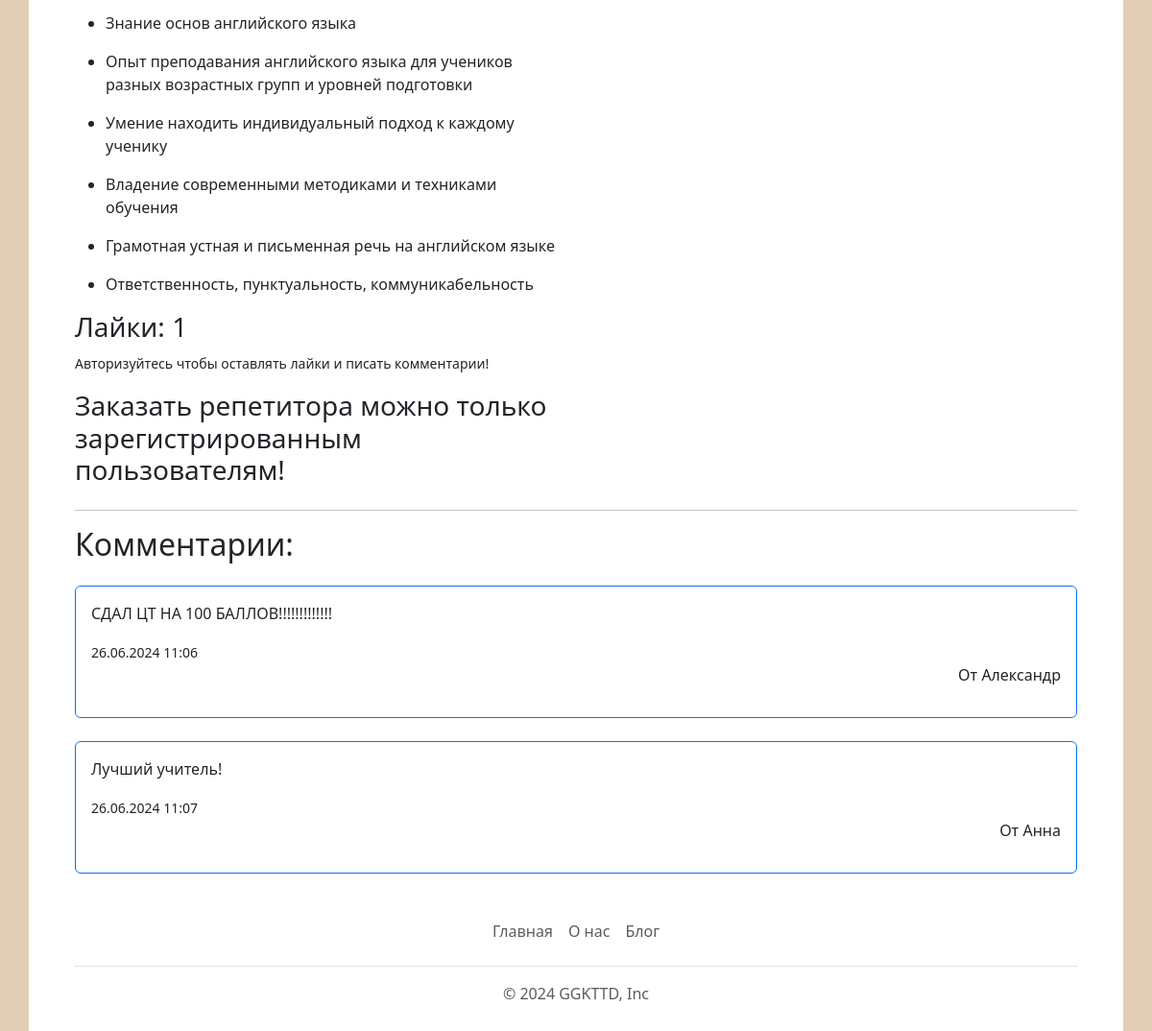
/teacher/2 (lower part), run on an earlier commit of the app's database.
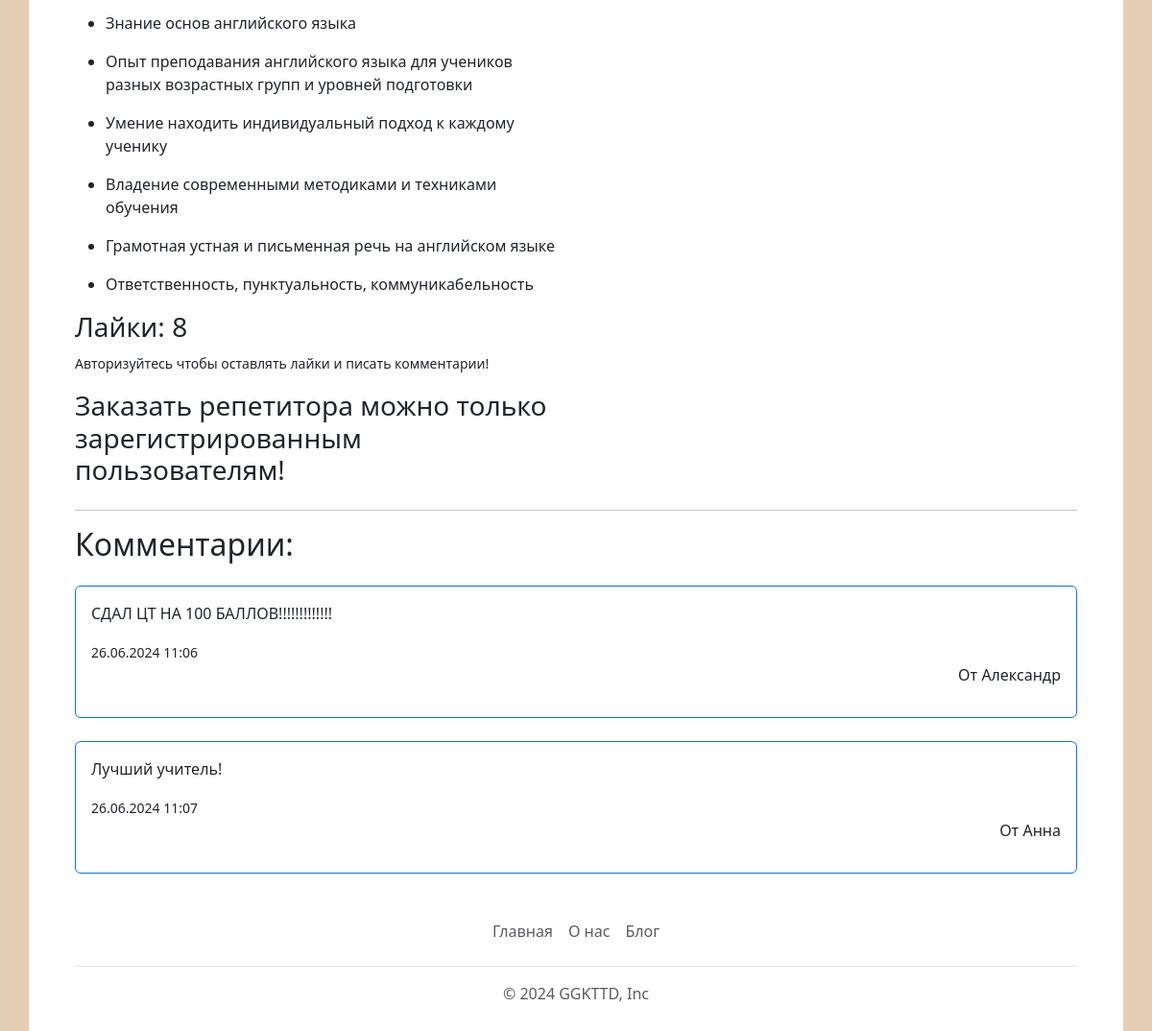
And on a later commit of the database.
### app.py (models this page shows, shortened)
class Users(db.Model):
    id = db.Column(db.Integer,primary_key=True)
    name = db.Column(db.String(100))
    surname = db.Column(db.String(100))
    email = db.Column(db.String(100), unique=True)
    password = db.Column(db.String(100), unique=True)
    root = db.Column(db.Integer, default=0)
    likes = db.Column(db.Integer, default=0)

### app.py (the view, shortened to what this page needs)
@app.route('/teacher/<int:id>', methods=['GET', 'POST'])
def teacher(id):
    total_user = object
    orders = object
    id_list = []
    if 'name' in session:
        total_user = Users.query.filter_by(email=session['name']).first()
        orders = Orders.query.filter_by(id_user=total_user.id).all()
        for order in orders:
            id_list.append(order.id_teacher)
    comments = Comments.query.filter_by(id_article=id).all()
    teacher = Teachers.query.get(id)
    user = Users.query.filter_by(id = teacher.id_user).first()
    return render_template("teacher.html",teacher=teacher,id_list=id_list,user=user,comments=comments)

### app.py (called while the page is built)
@app.context_processor
def inject_user():
    return dict(
    subjects=db.session.query(Teachers.subject).distinct().all(),
    articles_category=db.session.query(Articles.category).distinct().all(),
    )

@app.context_processor
def inject_user():
    def get_user_name():
        if 'name' in session:
            return Users.query.filter_by(email=session['name']).first()
    return dict(active_user=get_user_name())

### templates/teacher.html (shortened to what this page needs)
{% extends 'base.html' %}
{% block main %}
<main>
    <div class="row">
        <div class="col-md-6">
            <div class="text-wrap">
                {% autoescape false %}
                {{teacher.desciption}}
                {% endautoescape %}
            </div>
            <div class="my-3">
                <h3>Лайки: {{user.likes}}</h3>
                {%if 'name' in session %}
                <a href="/add_likes/{{user.id}}/{{teacher.id}}" class="btn btn-primary">Мне нравится!</a>
                {%else%}
                <small>Авторизуйтесь чтобы оставлять лайки и писать комментарии!</small>
                {%endif%}
            </div>
            {%if 'admin' in session%}
            <button type="button" class="btn btn-warning" data-bs-toggle="modal" data-bs-target="#exampleModal">
                Изменить
            </button>
            <a href="/delete-teacher/{{teacher.id}}" class="btn btn-danger">Удалить</a>
            {%else %}
            {%if user.email==active_user.email %}
            <h3>Это ваша анкета!</h3>
            {%else%}
            {%if 'name' in session and teacher.id not in id_list and active_user.root==0%}
            <a href="/order/{{teacher.id}}" class="btn btn-primary">Заказать репетитора</a>
            {%elif teacher.id in id_list%}
            <a href="/order-delete/{{teacher.id}}" class="btn btn-outline-danger">Отказаться от репетитора</a>
            {%elif active_user.root==2%}
            <h3>Репетиторы не могут заказывать других репетиторов!</h3>
            {%else%}
            <h3>Заказать репетитора можно только зарегистрированным пользователям!</h3>
            {%endif%}
            {%endif%}
            {%endif%}
        </div>
        <div class="col-md-6">
        </div>
    </div>
    <hr>
    <div class="my-3">
        <div>
          <h2>Комментарии:</h2>
          {%if comments%}
          {%for comment in comments%}
          <div class="border border-primary rounded p-3 my-4">
            <p>{{comment.text}}</p>
            <small>{{comment.date.strftime('%d.%m.%Y %H:%M')}}</small>
            <p class="text-end">От {{comment.name}}</p>
          </div>
          {%endfor%}
          {%else%}
            <p class="text-center">Комментариев нет!</p>
          {%endif%}
        </div>
      </div>
</main>
{% endblock %}

What changed in the data, as far as the page shows it:
changed Users: likes "1" → "8"
